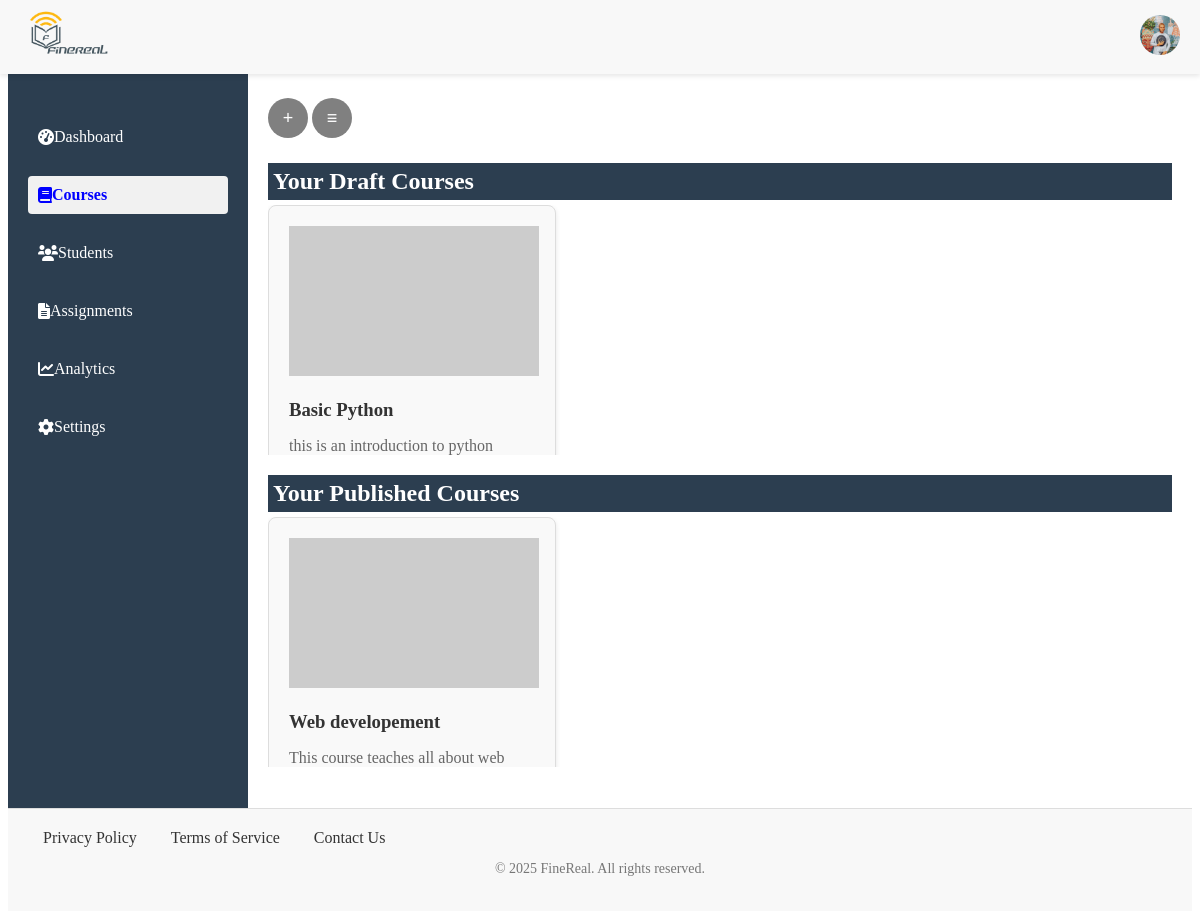
The app's page /course (signed in), older data.
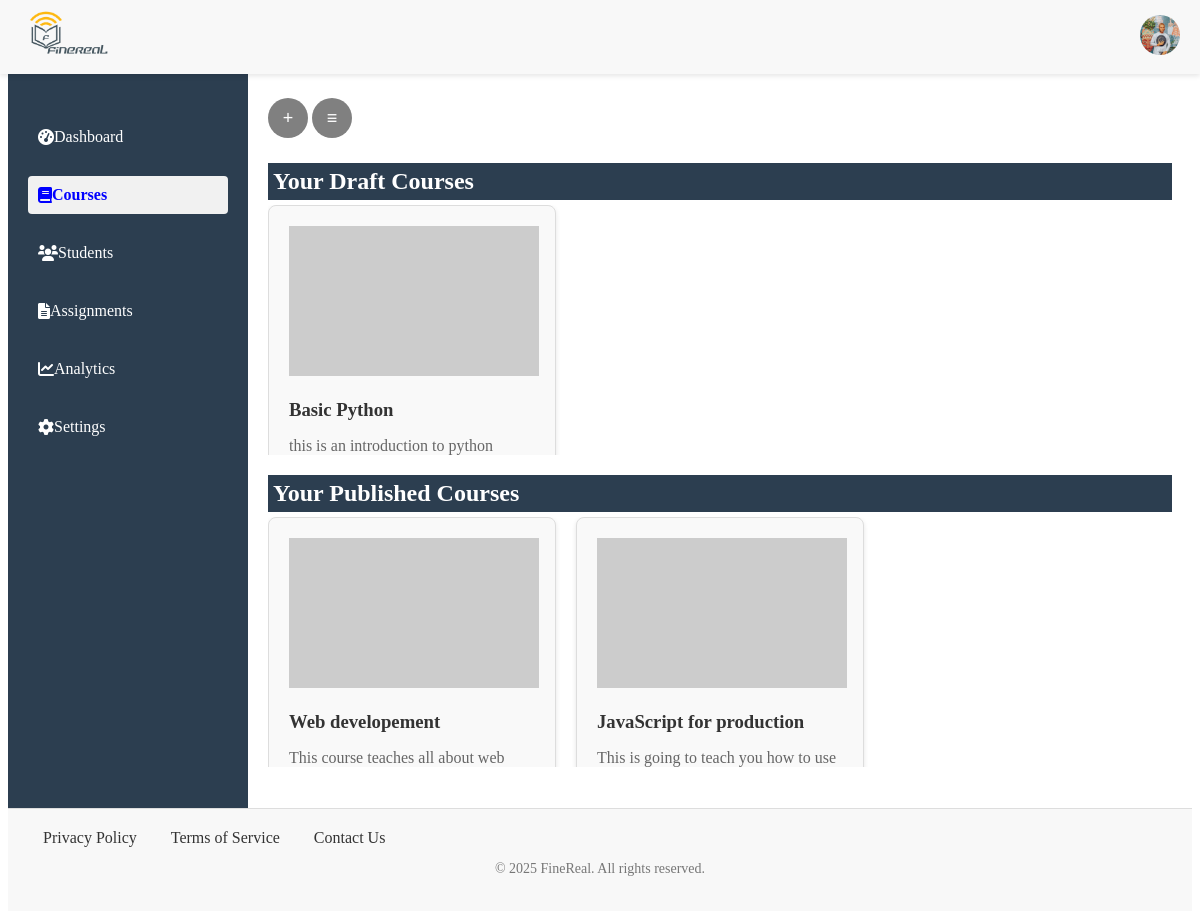
The same page, newer data.
### app/models/course.py (models this page shows)
class Courses(BaseModel, db.Model):
    __tablename__ = 'courses'
    title = db.Column(db.String(255), nullable=False)
    description = db.Column(db.Text, nullable=False)
    category = db.Column(db.String(60))
    difficulty = db.Column(db.String(60), default="Beginner")
    prerequisite = db.Column(db.Text)
    status = db.Column(db.String(60))
    teacher_id = db.Column(db.Integer, db.ForeignKey('users.id'), nullable=False)
    modules = db.relationship('Modules', backref='courses', lazy=True)
    enrolled_students = db.relationship('Enrollments', backref='courses', lazy=True)

### app/routes/course.py (the view, shortened to what this page needs)
@app.route('/course', methods=['GET', 'POST'])
@login_required
def course():
    d_courses= draft_course()
    p_courses= published_course()
    a_courses= available_courses(current_user.id)
    courses= index_course()
    e_courses=get_courses_by_student(current_user.id)
    enrolled_status = {}
    for course in courses:
        enrolled_status[course.id] = is_user_enrolled_in_course(current_user.id, course.id)
    print(enrolled_status)
    return render_template('course.html',
                           user=current_user,
                           d_courses= d_courses,
                           p_courses=p_courses,
                           a_courses=a_courses,
                           courses= courses,
                           e_courses=e_courses,
                           enrolled_status=enrolled_status)

### app/models/user.py (called while the page is built)
@login_manager.user_loader
def load_user(user_id):
    return User.query.get(user_id)# PendingUser class and other functions...

### app/utils/course.py (called while the page is built)
def index_course():
    courses = Courses.query.filter_by(status="Published").all()
    return courses

def published_course():
    if current_user.is_authenticated:
        courses = Courses.query.filter_by(teacher_id=current_user.id, status='Published').all()
        return courses

def available_courses(user_id):
    all_courses = Courses.query.filter_by(status="Published").all()
    enrolled_courses = get_courses_by_student(user_id)
    available_courses = [course for course in all_courses if course not in enrolled_courses]
    return available_courses

def draft_course():
    if current_user.is_authenticated:
        courses = Courses.query.filter_by(teacher_id=current_user.id, status='Draft').all()
        return courses

def get_courses_by_student(user_id):
    enrollments = Enrollments.query.filter_by(user_id=user_id).all()
    courses = {enrollment.courses for enrollment in enrollments}
    return list(courses)

### app/templates/course.html (shortened to what this page needs)
{% extends 'base.html' %}
{% block content %}
<link rel="stylesheet" href="{{ url_for('static', filename='styles/course.css') }}">
<link rel="stylesheet" href="{{ url_for('static', filename='styles/modal_form.css') }}">
<link rel="stylesheet" href="{{ url_for('static', filename='styles/modal.css') }}">
{% if user.role == 'Teacher' %}
<button onclick="openModal()" class="open-btn">&plus;</button>
<button onclick="" class="manage-btn">&Congruent;</button>
<section class="courses">
    <div>
        <h1>Your Draft Courses</h1>
        <div class="draft-grid">
            {% if d_courses %}
                {% for course in d_courses %}
                    {% include 'includes/course_card.html' %}
                {% endfor %}
            {% else %}
                <p>No draft courses found.</p>
            {% endif %}
        </div>
    </div>
    <div>
        <h1>Your Published Courses</h1>
        <div class="published-grid">
            {% if p_courses %}
                {% for course in p_courses %}
                    {% include 'includes/course_card.html' %}
                {% endfor %}
            {% else %}
                <p>You haven't published any course yet.</p>
            {% endif %}
        </div>
    </div>
</section>
{% endif %}
{% endblock %}

### app/templates/includes/course_card.html (shortened to what this page needs)
<link rel="stylesheet" href="{{ url_for('static', filename='styles/course.css') }}">
<div class="course-card" id="course-{{ course.id }}">
    <img src="https://via.placeholder.com/250x150" alt="course-image" class="course-image">
    <h3>{{ course.title }}</h3>
    <p>{{ course.description }}</p>
</div>

Row changes from the older to the newer data that the page shows:
added Courses: title "JavaScript for production", description "This is going to teach you how to use…", shown under "Your Published Courses"
